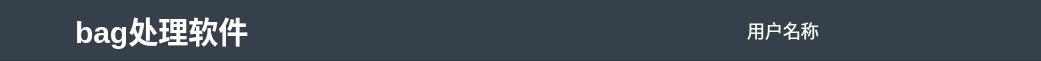
<?xml version="1.0" encoding="UTF-8"?>
<ui version="4.0">
 <class>TitleBar</class>
 <widget class="QWidget" name="TitleBar">
  <property name="geometry">
   <rect>
    <x>0</x>
    <y>0</y>
    <width>1041</width>
    <height>61</height>
   </rect>
  </property>
  <property name="windowTitle">
   <string>Form</string>
  </property>
  <layout class="QHBoxLayout" name="horizontalLayout">
   <property name="spacing">
    <number>0</number>
   </property>
   <property name="leftMargin">
    <number>0</number>
   </property>
   <property name="topMargin">
    <number>0</number>
   </property>
   <property name="rightMargin">
    <number>0</number>
   </property>
   <property name="bottomMargin">
    <number>0</number>
   </property>
   <item>
    <widget class="QWidget" name="widget" native="true">
     <property name="styleSheet">
      <string notr="true">QWidget{background-color: rgb(54, 64, 74);color:rgb(255,255,255);font-size:18px;;}
QPushButton{border:none;background:transparent;}

#widget{border-bottom:1px solid rgb(44, 52, 61);}

/*提示框样式*/
QToolTip{border:1px solid #262E35; background-color:#3F474F; color:rgb(255,255,255);border-radius:4px;}</string>
     </property>
     <layout class="QHBoxLayout" name="horizontalLayout_2">
      <property name="spacing">
       <number>20</number>
      </property>
      <property name="leftMargin">
       <number>20</number>
      </property>
      <property name="topMargin">
       <number>0</number>
      </property>
      <property name="bottomMargin">
       <number>1</number>
      </property>
      <item>
       <widget class="QLabel" name="icon">
        <property name="minimumSize">
         <size>
          <width>35</width>
          <height>35</height>
         </size>
        </property>
        <property name="maximumSize">
         <size>
          <width>35</width>
          <height>35</height>
         </size>
        </property>
        <property name="text">
         <string/>
        </property>
        <property name="pixmap">
         <pixmap resource="../../myicon.qrc">:/resources/image/tubiao.ico</pixmap>
        </property>
        <property name="scaledContents">
         <bool>true</bool>
        </property>
       </widget>
      </item>
      <item>
       <widget class="QLabel" name="title">
        <property name="font">
         <font>
          <pointsize>-1</pointsize>
          <weight>75</weight>
          <bold>true</bold>
         </font>
        </property>
        <property name="styleSheet">
         <string notr="true">font-size:30px</string>
        </property>
        <property name="text">
         <string>bag处理软件</string>
        </property>
       </widget>
      </item>
      <item>
       <widget class="QPushButton" name="serverError">
        <property name="toolTip">
         <string>服务异常</string>
        </property>
        <property name="toolTipDuration">
         <number>-2</number>
        </property>
        <property name="text">
         <string/>
        </property>
        <property name="icon">
         <iconset resource="../../myicon.qrc">
          <normaloff>:/resources/image/serverError.png</normaloff>:/resources/image/serverError.png</iconset>
        </property>
        <property name="iconSize">
         <size>
          <width>35</width>
          <height>35</height>
         </size>
        </property>
       </widget>
      </item>
      <item>
       <spacer name="horizontalSpacer">
        <property name="orientation">
         <enum>Qt::Horizontal</enum>
        </property>
        <property name="sizeHint" stdset="0">
         <size>
          <width>312</width>
          <height>20</height>
         </size>
        </property>
       </spacer>
      </item>
      <item>
       <widget class="QLabel" name="system">
        <property name="text">
         <string/>
        </property>
       </widget>
      </item>
      <item>
       <widget class="QPushButton" name="userBtn">
        <property name="sizePolicy">
         <sizepolicy hsizetype="Minimum" vsizetype="Expanding">
          <horstretch>0</horstretch>
          <verstretch>0</verstretch>
         </sizepolicy>
        </property>
        <property name="styleSheet">
         <string notr="true">padding-left:9px</string>
        </property>
        <property name="text">
         <string>用户名称</string>
        </property>
        <property name="icon">
         <iconset resource="../../myicon.qrc">
          <normaloff>:/resources/image/user.png</normaloff>:/resources/image/user.png</iconset>
        </property>
        <property name="iconSize">
         <size>
          <width>20</width>
          <height>20</height>
         </size>
        </property>
       </widget>
      </item>
      <item>
       <widget class="QLabel" name="label_3">
        <property name="text">
         <string/>
        </property>
       </widget>
      </item>
      <item>
       <widget class="QPushButton" name="msgBtn">
        <property name="minimumSize">
         <size>
          <width>40</width>
          <height>40</height>
         </size>
        </property>
        <property name="maximumSize">
         <size>
          <width>40</width>
          <height>40</height>
         </size>
        </property>
        <property name="cursor">
         <cursorShape>PointingHandCursor</cursorShape>
        </property>
        <property name="text">
         <string/>
        </property>
        <property name="icon">
         <iconset resource="../../myicon.qrc">
          <normaloff>:/resources/image/message.png</normaloff>:/resources/image/message.png</iconset>
        </property>
        <property name="iconSize">
         <size>
          <width>23</width>
          <height>23</height>
         </size>
        </property>
       </widget>
      </item>
      <item>
       <widget class="QPushButton" name="logoutBtn">
        <property name="cursor">
         <cursorShape>PointingHandCursor</cursorShape>
        </property>
        <property name="text">
         <string/>
        </property>
        <property name="icon">
         <iconset resource="../../myicon.qrc">
          <normaloff>:/resources/image/logout.png</normaloff>:/resources/image/logout.png</iconset>
        </property>
        <property name="iconSize">
         <size>
          <width>20</width>
          <height>20</height>
         </size>
        </property>
       </widget>
      </item>
      <item>
       <widget class="QPushButton" name="closeBtn">
        <property name="minimumSize">
         <size>
          <width>35</width>
          <height>35</height>
         </size>
        </property>
        <property name="maximumSize">
         <size>
          <width>35</width>
          <height>35</height>
         </size>
        </property>
        <property name="cursor">
         <cursorShape>PointingHandCursor</cursorShape>
        </property>
        <property name="styleSheet">
         <string notr="true">QPushButton{image: url(:/resources/image/icon-close.png);padding:9px}
QPushButton:hover{image: url(:/resources/image/icon-close-select.png);padding:9px}</string>
        </property>
        <property name="text">
         <string/>
        </property>
       </widget>
      </item>
     </layout>
    </widget>
   </item>
  </layout>
 </widget>
 <resources>
  <include location="../../myicon.qrc"/>
 </resources>
 <connections/>
</ui>
